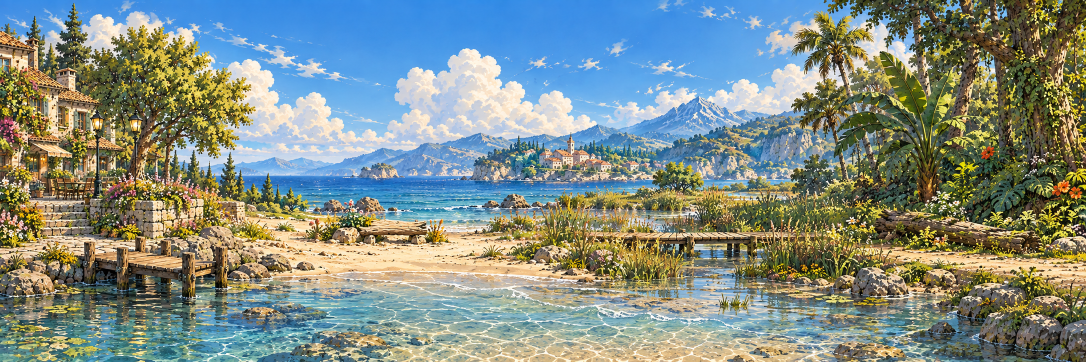
#> input picture app-sim/src/game/assets/world/coast.png, 2172 x 724 px (shown at 1/2 size)
$ python swimming_preview.py ../../app-sim/src/game/assets/world/coast.png ../../app-sim/src/main/assets/creatures/fennec-swim.png
#> lines starting #> are read from the running program, lines starting #| are printed output that depends on the picture
"""Sichtpruefung der gezeichneten Posen an produktiver Kotlin-Wasserlinie; keine APK."""
from pathlib import Path
import json
import sys
from PIL import Image, ImageDraw, ImageChops

ROOT=Path(__file__).resolve().parents[2]
NAMES=('fennec','puffling','wyrmling','gloop','starlet','hootlet')


def preview(folder,target):
    coast=Image.open(ROOT/'app-sim/src/game/assets/world/coast.png').convert('RGBA').resize((1920,640))
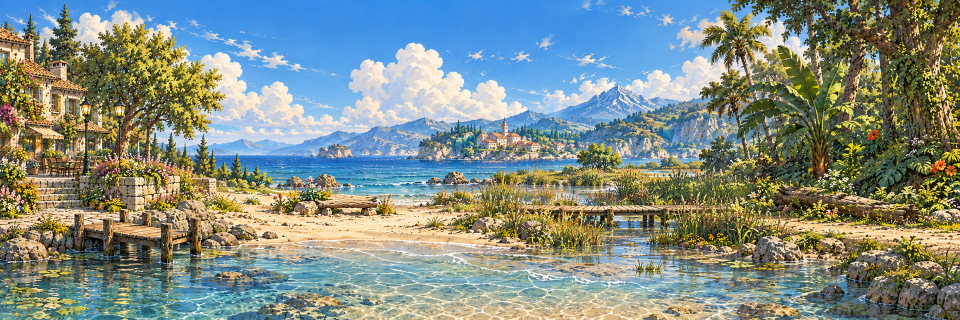
#> coast: PIL image 1920x640 RGBA (shown at 1/2 size); mean R, G, B, A 129.3, 141.5, 133.2, 255
    mask=Image.new('L',coast.size)
#> mask: PIL image 1920x640 L; every value is 0
    md=ImageDraw.Draw(mask)
    for left,right,y in json.loads((folder/'mask.json').read_text()): md.rectangle((left,y,right-1,y+3),fill=255)
    sheets={n:Image.open(ROOT/f'app-sim/src/main/assets/creatures/{n}-swim.png').convert('RGBA') for n in NAMES}
    frames=[]
    for tick in range(60):
        data=json.loads((folder/f'{tick}.json').read_text())
        water=coast.copy();marks=Image.new('RGBA',coast.size);wd=ImageDraw.Draw(marks)
        for x,y,w,light in data['waves']:
            wd.rectangle((x+2,y+2,x+w+3,y+3),fill=(21,61,82,round(light*.6*255)))
            wd.rectangle((x,y,x+w-1,y+1),fill=(195,231,220,round(light*255)))
            wd.line((x+2,y,x+max(2,w*.4),y),fill=(238,244,198,round(light*.7*255)))
        marks.putalpha(ImageChops.multiply(marks.getchannel('A'),mask));water.alpha_composite(marks)
        canvas=Image.new('RGBA',(1440,632),(36,49,45,255));d=ImageDraw.Draw(canvas)
        d.text((12,12),f'Gezeichnete Schwimmzuege | {data["direction"]} | identischer Massstab / Wasserlinie wie Kotlin',fill=(246,229,207))
        byname={r['name']:r for r in data['characters']}
        for i,name in enumerate(NAMES):
            panel=water.crop((600,355,1080,635));row=byname[name]
            drawn=row['drawn'];water_y=220;feet_y=water_y+row['rise']
            source=sheets[name].crop((row['frame']*256,0,(row['frame']+1)*256,256))
            size=round(drawn*2);sprite=source.resize((size,size),Image.Resampling.BILINEAR)
            x=round(240-size/2);y=round(feet_y-drawn*126/128-drawn/2-row['lift']*drawn/128)
            layer=Image.new('RGBA',panel.size);layer.alpha_composite(sprite,(x,y))
            import numpy as np
            rgba=np.asarray(layer).copy();rgba[water_y:,:,0]=(rgba[water_y:,:,0]*.55).astype('uint8');rgba[water_y:,:,1]=(rgba[water_y:,:,1]*.82).astype('uint8')
            rgba[water_y:,:,2]=np.minimum(rgba[water_y:,:,2].astype('int')+12,255).astype('uint8');rgba[water_y:,:,3]=(rgba[water_y:,:,3]*.26).astype('uint8');layer=Image.fromarray(rgba,'RGBA')
            panel.alpha_composite(layer)
            pd=ImageDraw.Draw(panel);pd.arc((210,water_y-3,270,water_y+7),0,170,fill=(218,239,227),width=1)
            px=i%3*480;py=40+i//3*292;canvas.alpha_composite(panel,(px,py));d.text((px+12,py+12),name.capitalize(),fill=(255,242,215))
        d.text((12,618),'Software-Sichtpruefung: gezeichnete Assets, Kotlin-Phasen, Pixelwellen und Wasserverdeckung. Keine Telefonaufnahme.',fill=(188,205,192))
        frames.append(canvas.convert('RGB'))
    small=[f.resize((960,422),Image.Resampling.LANCZOS) for f in frames]
    palette=small[24].quantize(colors=192)
    animated=[f.quantize(palette=palette,dither=Image.Dither.NONE) for f in small]
    animated[0].save(target,save_all=True,append_images=animated[1:],duration=45,loop=0,optimize=True)
    frames[24].save(target.with_suffix('.jpg'),quality=93)


#> (the run stopped early here; a loop or call above may not have finished)

$ run again, with app-sim/src/game/assets/world/expedition.png copied over app-sim/src/game/assets/world/coast.png
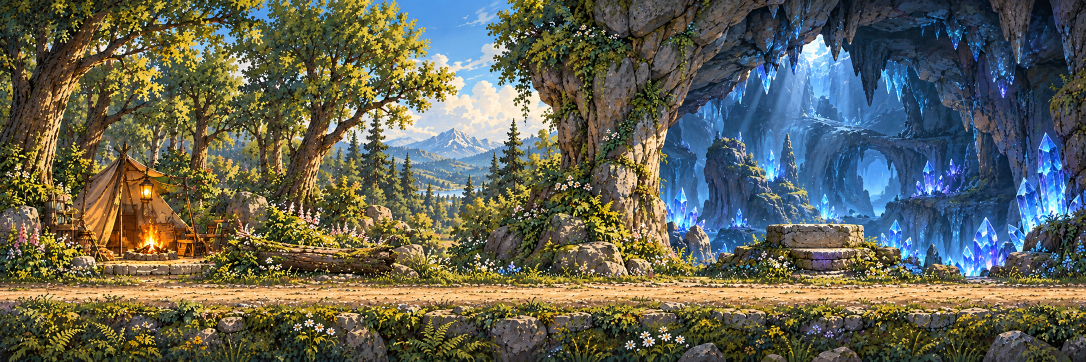
#> input picture app-sim/src/game/assets/world/expedition.png, 2172 x 724 px (shown at 1/2 size)
#> in preview, `coast=Image.open(ROOT/'app-sim/src/game/assets/world/coast.png').conve..`:
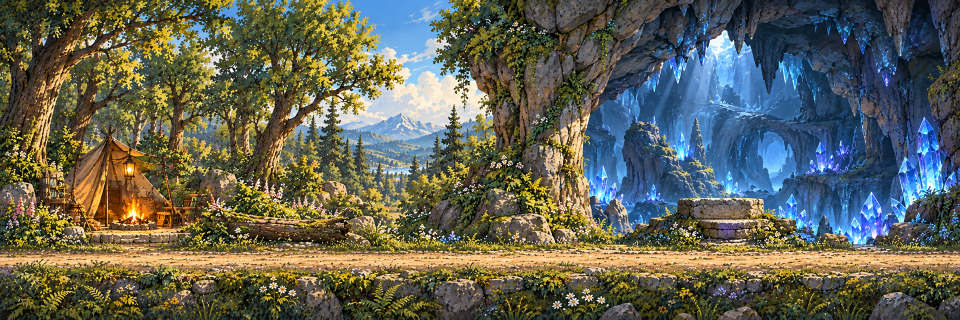
#> coast: PIL image 1920x640 RGBA (shown at 1/2 size); mean R, G, B, A 97.5, 98.9, 84.5, 255
#> mask: PIL image 1920x640 L; every value is 0

$ run again, with app-sim/src/game/assets/world/mountain-pass.png copied over app-sim/src/game/assets/world/coast.png
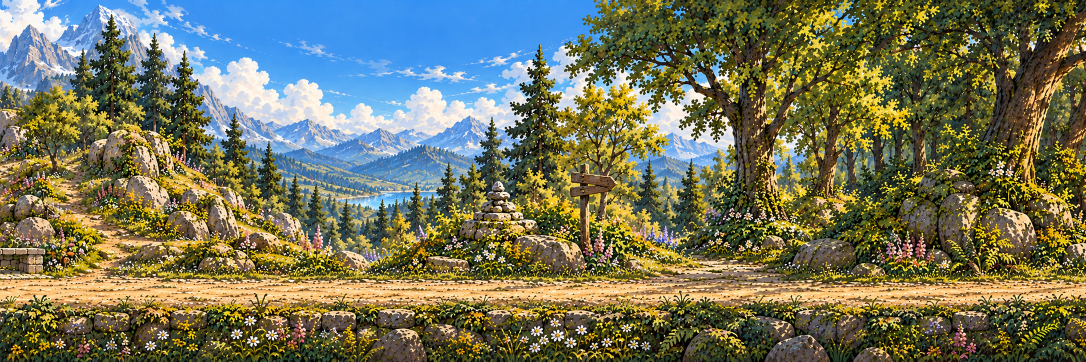
#> input picture app-sim/src/game/assets/world/mountain-pass.png, 2172 x 724 px (shown at 1/2 size)
#> in preview, `coast=Image.open(ROOT/'app-sim/src/game/assets/world/coast.png').conve..`:
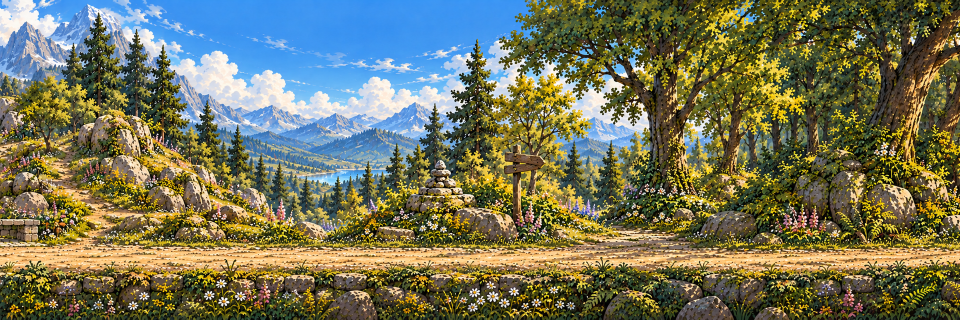
#> coast: PIL image 1920x640 RGBA (shown at 1/2 size); mean R, G, B, A 115, 116.3, 89.8, 255
#> mask: PIL image 1920x640 L; every value is 0

$ run again, with app-sim/src/game/assets/world/street-park-forest.png copied over app-sim/src/game/assets/world/coast.png
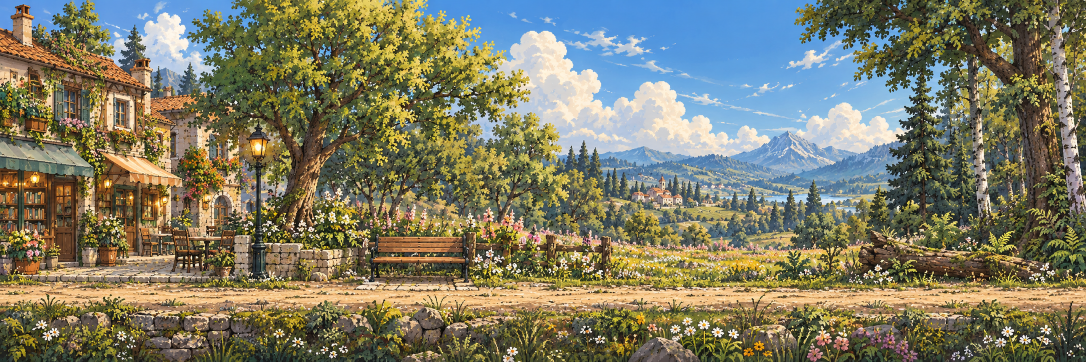
#> input picture app-sim/src/game/assets/world/street-park-forest.png, 2172 x 724 px (shown at 1/2 size)
#> in preview, `coast=Image.open(ROOT/'app-sim/src/game/assets/world/coast.png').conve..`:
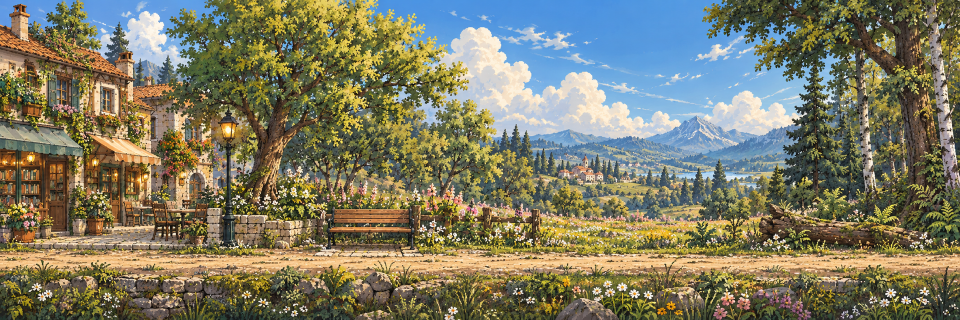
#> coast: PIL image 1920x640 RGBA (shown at 1/2 size); mean R, G, B, A 125.8, 123.8, 101.1, 255
#> mask: PIL image 1920x640 L; every value is 0
